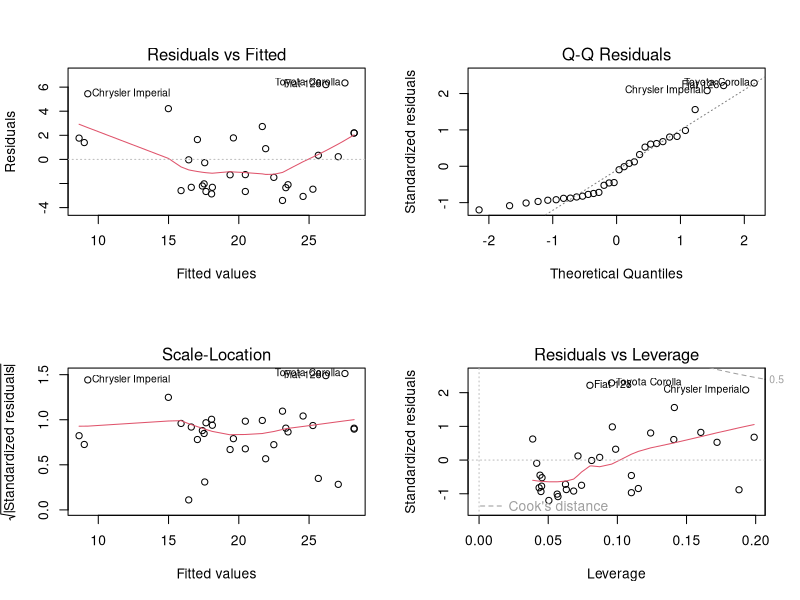
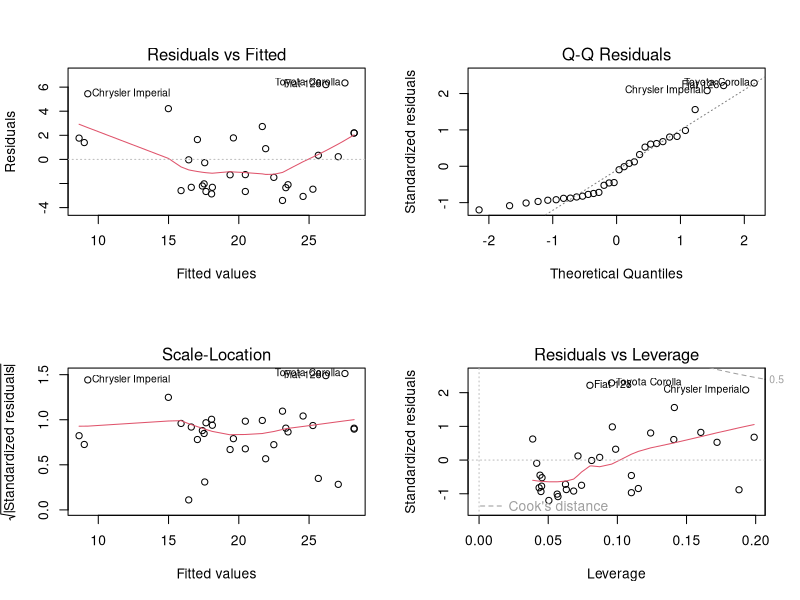

The R source for these figures, in order:
## ---- chunk 1
knitr::opts_chunk$set(comment = NA)
library(tidyverse)
## ---- chunk 2
m1 <- lm(mpg ~ disp + wt, data = mtcars)
par(mfrow = c(2,2)); plot(m1); par(mfrow = c(1,1))
## ---- chunk 3
#| fig.height: 8

m1 <- lm(mpg ~ disp + wt, data = mtcars)
par(mfrow = c(2,2)); plot(m1); par(mfrow = c(1,1))
